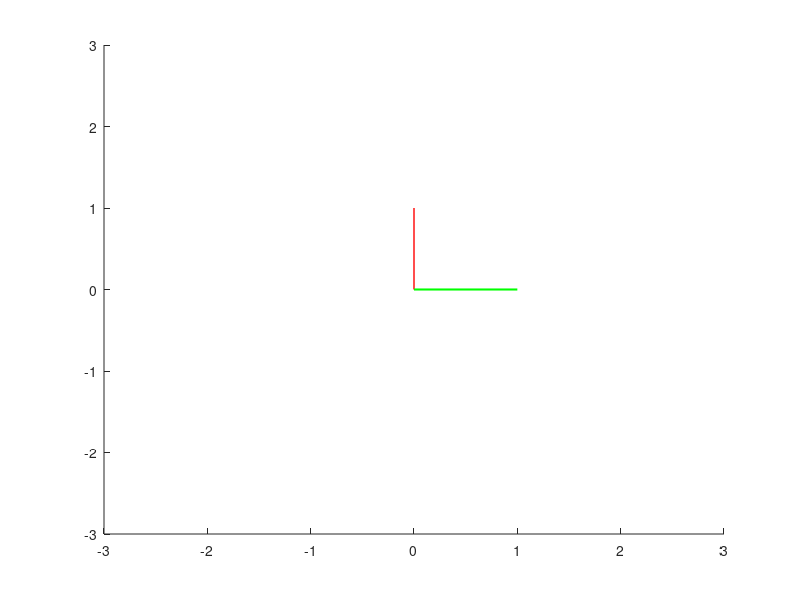

Recreate this plot in MATLAB.
figure

line([0,0],[0,1],[0,0],'Linewidth',[1],'Color','r');
line([0,1],[0,0],[0,0],'Linewidth',[1.5],'Color','g');
line([0,0],[0,0],[0,1],'Linewidth',[2],'Color','b');
%specifying an offset for drawing frame of reference
axis([-3 3 -3 3]);
